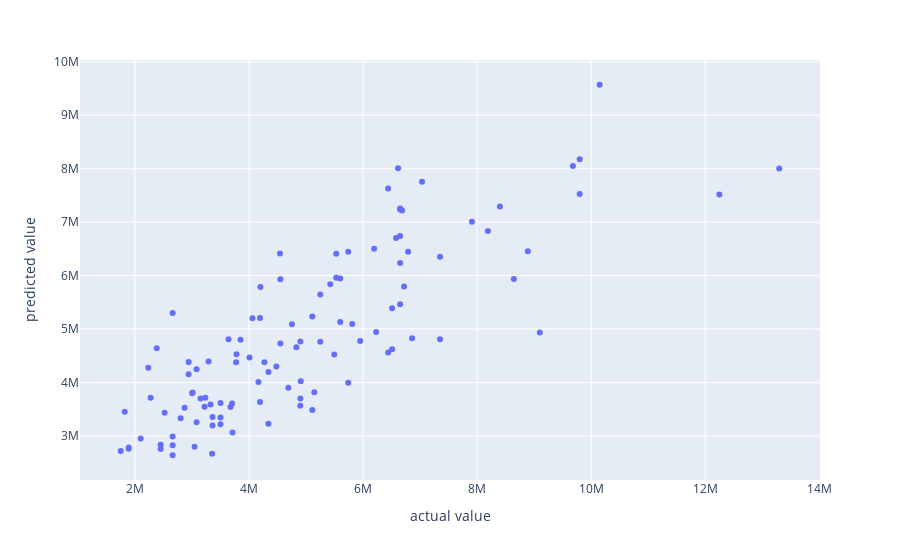

Notebook source saved alongside this figure:
### Code cell
pl.scatter(predlr, x= 'actual value', y = 'predicted value')
